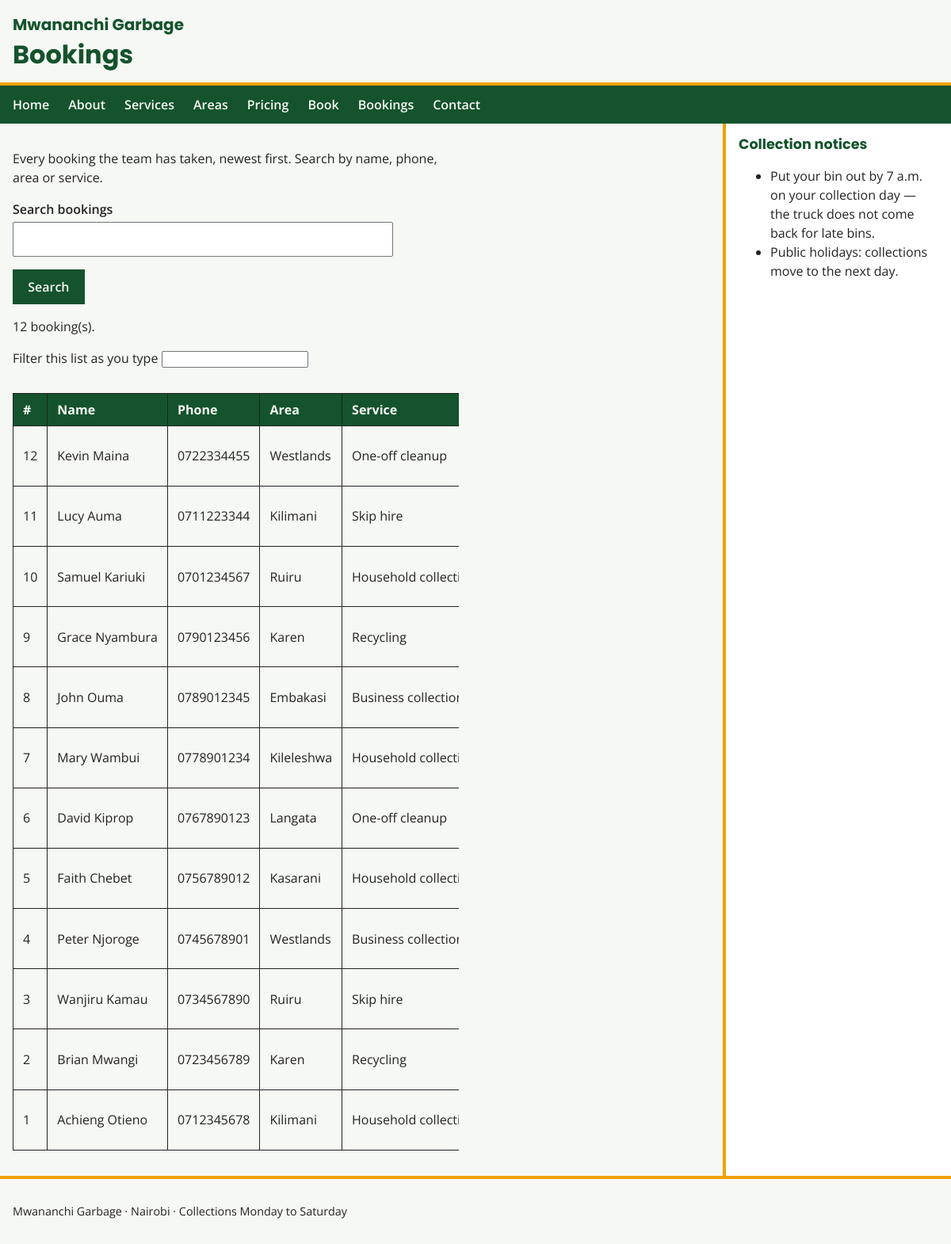
The page /bookings.php on the database its author committed.
### tables this page shows
CREATE TABLE IF NOT EXISTS bookings (
 id INT AUTO_INCREMENT PRIMARY KEY,
 fullname VARCHAR(100) NOT NULL,
 phone VARCHAR(20) NOT NULL,
 area_id INT NOT NULL,
 service VARCHAR(50) NOT NULL,
 notes TEXT,
 created_at TIMESTAMP DEFAULT CURRENT_TIMESTAMP,
 FOREIGN KEY (area_id) REFERENCES areas (id)
);

CREATE TABLE IF NOT EXISTS areas (
 id INT AUTO_INCREMENT PRIMARY KEY,
 name VARCHAR(50) NOT NULL UNIQUE
);

### bookings.php (the view, shortened to what this page needs)
<?php
$page_title = 'Bookings';
require __DIR__ . '/includes/db.php';
$q = trim($_GET['q'] ?? '');
if ($q === '') {
 $stmt = $pdo->query(
 'SELECT b.*, a.name AS area FROM bookings b
 JOIN areas a ON a.id = b.area_id ORDER BY b.id DESC'
 );
 $bookings = $stmt->fetchAll();
}
include 'includes/header.php';
?>
<main>
<p>Every booking the team has taken, newest first. Search by name, phone, area or service.</p>
<form method="GET" action="bookings.php">
<label for="q">Search bookings</label>
<input type="search" id="q" name="q" value="<?= htmlspecialchars($q) ?>">
<button type="submit">Search</button>
</form>
<p><?= count($bookings) ?> booking(s)<?= $q !== '' ? ' matching "' . htmlspecialchars($q) . '"' : '' ?>.</p>
<?php if (!empty($bookings)): ?>
<p>
<label for="booking-filter">Filter this list as you type</label>
<input type="search" id="booking-filter">
</p>
<div class="table-scroll">
<table id="bookings-table">
<thead>
<tr><th>#</th><th>Name</th><th>Phone</th><th>Area</th><th>Service</th><th>Notes</th><th>Booked</th><th></th></tr>
</thead>
<tbody>
<?php foreach ($bookings as $b): ?>
<tr>
<td><?= (int) $b['id'] ?></td>
<td><?= htmlspecialchars($b['fullname']) ?></td>
<td><?= htmlspecialchars($b['phone']) ?></td>
<td><?= htmlspecialchars($b['area']) ?></td>
<td><?= htmlspecialchars($b['service']) ?></td>
</tr>
<?php endforeach; ?>
</tbody>
</table>
</div>
<?php endif; ?>
</main>
<aside>
<h2>Collection notices</h2>
<ul>
<li>Put your bin out by 7 a.m. on your collection day — the truck does not come back for late bins.</li>
<li>Public holidays: collections move to the next day.</li>
</ul>
</aside>
<footer>
<p>Mwananchi Garbage · Nairobi · Collections Monday to Saturday</p>
</footer>
<?php include 'includes/footer.php'; ?>

### includes/header.php (shortened to what this page needs)
<?php
$page_title = $page_title ?? 'Mwananchi Garbage';
?>
<!DOCTYPE html>
<html lang="en">
<head>
<link rel="stylesheet" href="css/style.css">
</head>
<body>
<header>
<p><strong>Mwananchi Garbage</strong></p>
<h1><?php echo htmlspecialchars($page_title); ?></h1>
</header>
<nav>
<ul>
<li><a href="index.php">Home</a></li>
<li><a href="about.php">About</a></li>
<li><a href="services.php">Services</a></li>
<li><a href="areas.php">Areas</a></li>
<li><a href="pricing.php">Pricing</a></li>
<li><a href="book.php">Book</a></li>
<li><a href="bookings.php">Bookings</a></li>
<li><a href="contact.php">Contact</a></li>
</ul>
</nav>

### includes/footer.php (shortened to what this page needs)
</body>
</html>

### css/style.css (style rules this page uses)
* { box-sizing: border-box; }
body { margin: 0; background: #F6F8F3; color: #232323; font-family: "Open Sans", system-ui, sans-serif; line-height: 1.5; }
h1, h2 { font-family: "Poppins", "Open Sans", sans-serif; color: #14532D; line-height: 1.2; }
header { padding: 1rem; border-bottom: 4px solid #F2A104; }
header p { margin: 0; font-family: "Poppins", "Open Sans", sans-serif; font-size: 1.25rem; font-weight: 600; color: #14532D; }
header h1 { margin: 0.25rem 0 0; }
nav { background: #14532D; }
nav a { color: #F6F8F3; text-decoration: none; font-weight: 600; }
main { padding: 1rem; max-width: 65ch; }
aside { padding: 1rem; background: #ffffff; border-left: 4px solid #F2A104; }
aside h2 { margin-top: 0; font-size: 1.1rem; }
footer { padding: 1rem; border-top: 4px solid #F2A104; font-size: 0.9rem; }
table { border-collapse: collapse; margin: 1rem 0; }
th, td { border: 1px solid #232323; padding: 0.5rem 0.75rem; text-align: left; }
thead th { background: #14532D; color: #F6F8F3; }
form label { display: block; margin-top: 1rem; font-weight: 600; }
form input, form select, form textarea { display: block; width: 100%; max-width: 30rem; margin-top: 0.25rem; padding: 0.5rem; font: inherit; }
form button { margin-top: 1rem; padding: 0.6rem 1.2rem; background: #14532D; color: #F6F8F3; border: none; font: inherit; font-weight: 600; cursor: pointer; }
body { display: grid; grid-template-columns: minmax(0, 1fr) 18rem; grid-template-areas: "header header" "nav nav" "main aside" "footer footer"; }
header { grid-area: header; }
nav { grid-area: nav; }
main { grid-area: main; }
aside { grid-area: aside; }
footer { grid-area: footer; }
nav { position: sticky; top: 0; }
nav ul { display: flex; flex-wrap: wrap; gap: 0.25rem 1.5rem; list-style: none; margin: 0; padding: 0.75rem 1rem; }
th, td { white-space: nowrap; }
.table-scroll { overflow-x: auto; }

### rows shown on the page
bookings: id "12", fullname "Kevin Maina", phone "0722334455", area.name "Westlands", service "One-off cleanup"
bookings: id "11", fullname "Lucy Auma", phone "0711223344", area.name "Kilimani", service "Skip hire"
bookings: id "10", fullname "Samuel Kariuki", phone "0701234567", area.name "Ruiru", service "Household…"
bookings: id "9", fullname "Grace Nyambura", phone "0790123456", area.name "Karen", service "Recycling"
bookings: id "8", fullname "John Ouma", phone "0789012345", area.name "Embakasi", service "Business…"
bookings: id "7", fullname "Mary Wambui", phone "0778901234", area.name "Kileleshwa", service "Household…"
bookings: id "6", fullname "David Kiprop", phone "0767890123", area.name "Langata", service "One-off cleanup"
bookings: id "5", fullname "Faith Chebet", phone "0756789012", area.name "Kasarani", service "Household…"
bookings: id "4", fullname "Peter Njoroge", phone "0745678901", area.name "Westlands", service "Business…"
bookings: id "3", fullname "Wanjiru Kamau", phone "0734567890", area.name "Ruiru", service "Skip hire"
bookings: id "2", fullname "Brian Mwangi", phone "0723456789", area.name "Karen", service "Recycling"
bookings: id "1", fullname "Achieng Otieno", phone "0712345678", area.name "Kilimani", service "Household…"

### other values the page prints
$page_title "Bookings"
count($bookings) "12"
